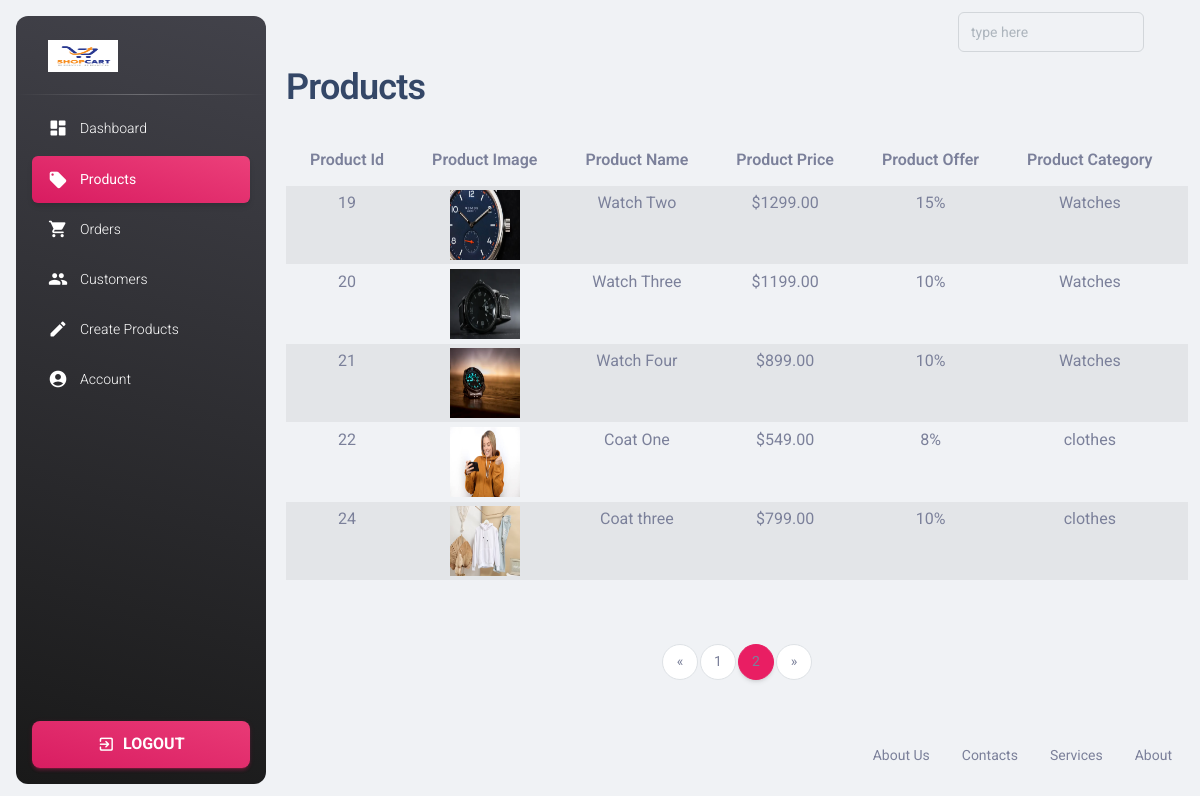
Screenshot of /admin/products.php?page_no=2 (signed in) with the database file from the repository.
### tables this page shows
CREATE TABLE `products` (
  `product_id` int(11) NOT NULL,
  `product_name` varchar(100) NOT NULL,
  `product_category` varchar(108) NOT NULL,
  `product_description` varchar(255) NOT NULL,
  `product_image` varchar(255) NOT NULL,
  `product_image2` varchar(255) DEFAULT NULL,
  `product_image3` varchar(255) DEFAULT NULL,
  `product_image4` varchar(255) DEFAULT NULL,
  `product_price` decimal(6,2) NOT NULL,
  `product_special_offer` int(2) DEFAULT NULL,
  `product_color` varchar(108) DEFAULT NULL
);

### admin/products.php (the view, shortened to what this page needs)
<?php
include "./includes/header.php";
include "../server/connection.php";
include 'includes/navbar.php';
include 'includes/sidebar.php';
if (isset($_GET['page_no']) && $_GET['page_no'] != "") {
    $page_no = $_GET['page_no'];
} else {
    $page_no = 1;
}
$stmt1 = $conn->prepare("SELECT COUNT(*) AS total_records FROM products");
$stmt1->execute();
$stmt1->bind_result($total_records);
$total_products_per_page = 5;
$offset = ($page_no - 1) * $total_products_per_page;
$total_no_pages = ceil($total_records / $total_products_per_page);
$stmt2 = $conn->prepare("SELECT * FROM products LIMIT $offset,$total_products_per_page");
$stmt2->execute();
$products = $stmt2->get_result();
?>
<main class="main-content position-relative max-height-vh-100 h-100 border-radius-lg ">
    <div class="container">
        <div class="row">
            <div class="col-md-12">
                <h2>Products</h2>
            </div>
        </div>
    </div>
    <div class="container">
        <div class="row mt-3">
            <div class="col-md-12">
                <div class="table-responsive">
                    <table class="table table-striped text-center table-sm">
                        <thead>
                            <tr>
                                <th scope="col">Product Id</th>
                                <th scope="col">Product Image</th>
                                <th scope="col">Product Name</th>
                                <th scope="col">Product Price</th>
                                <th scope="col">Product Offer</th>
                                <th scope="col">Product Category</th>
                                <th scope="col">Product Color</th>
                            </tr>
                        </thead>
                        <tbody>
                            <?php foreach ($products as $product): ?>
                            <tr>
                                <td><?=$product['product_id'];?></td>
                                <td>
                                    <img src="<?="../assets/imgs/" . $product['product_image'];?>" alt="Product Image"
                                        style="width:70px;height:70px;">
                                </td>
                                <td><?=$product['product_name'];?></td>
                                <td><?="$" . $product['product_price'];?></td>
                                <td><?=$product['product_special_offer'] . "%";?></td>
                                <td><?=$product['product_category'];?></td>
                                <td><?=$product['product_color'];?></td>
                            </tr>
                            <?php endforeach;?>
                        </tbody>
                    </table>
                </div>
            </div>
        </div>
        <div class="row mt-5">
            <div class="col-md-12">
                <nav aria-label="Page navigation example">
                    <ul class="pagination justify-content-center">
                        <li class="page-item <?php if ($page_no <= 1) {echo 'disabled';}?>">
                            <a class="page-link"
                                href="<?php if ($page_no <= 1) {echo '#';} else {echo '?page_no=' . ($page_no - 1);}?>"
                                aria-label="Previous">
                                <span aria-hidden="true">&laquo;</span>
                            </a>
                        </li>
                        <?php for ($i = 1; $i <= $total_no_pages; $i++) {?>
                        <li class="page-item <?php if ($page_no == $i) {echo 'active';}?>">
                            <a class="page-link" href="?page_no=<?=$i;?>"><?=$i;?></a>
                        </li>
                        <?php }?>
                        <li class="page-item <?php if ($page_no >= $total_no_pages) {echo 'disabled';}?>">
                            <a class="page-link"
                                href="<?php if ($page_no >= $total_no_pages) {echo '#';} else {echo '?page_no=' . ($page_no + 1);}?>"
                                aria-label="Next">
                                <span aria-hidden="true">&raquo;</span>
                            </a>
                        </li>
                    </ul>
                </nav>
            </div>
        </div>
    </div>
    <?php include "./includes/footer.php";?>

### rows the page displays
products: product_id "19", product_image (picture), product_name "Watch Two", product_price "1299.00", product_special_offer "15", product_category "Watches"
products: product_id "20", product_image (picture), product_name "Watch Three", product_price "1199.00", product_special_offer "10", product_category "Watches"
products: product_id "21", product_image (picture), product_name "Watch Four", product_price "899.00", product_special_offer "10", product_category "Watches"
products: product_id "22", product_image (picture), product_name "Coat One", product_price "549.00", product_special_offer "8", product_category "clothes"
products: product_id "24", product_image (picture), product_name "Coat three", product_price "799.00", product_special_offer "10", product_category "clothes"
